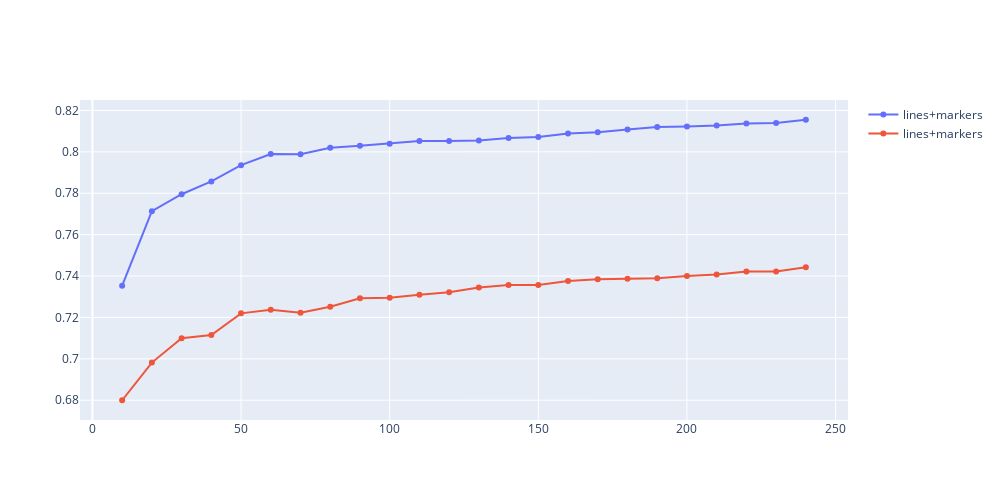

The notebook cell saved with this chart:
### Code cell
fig = go.Figure()

fig.add_trace(go.Scatter(x=results['i'], y=results['train'],
                    mode='lines+markers',
                    name='lines+markers'))

fig.add_trace(go.Scatter(x=results['i'], y=results['test'],
                    mode='lines+markers',
                    name='lines+markers'))

fig.update_layout(
    autosize=False,
    width=1000,
    height=500
)
fig.show()

### Figure 1 — Plotly figure (JSON) as saved in the notebook; plotly's stock layout.template omitted (floating-point values rounded to 4 significant figures)
{"data": [{"mode": "lines+markers", "name": "lines+markers", "type": "scatter", "x": [10, 20, 30, 40, 50, 60, 70, 80, 90, 100, 110, 120, 130, 140, 150, 160, 170, 180, 190, 200, 210, 220, 230, 240], "y": [0.7354, 0.7713, 0.7795, 0.7857, 0.7936, 0.7989, 0.7989, 0.802, 0.8029, 0.8039, 0.8052, 0.8053, 0.8054, 0.8068, 0.8072, 0.8089, 0.8095, 0.8108, 0.8121, 0.8122, 0.8127, 0.8137, 0.8139, 0.8155]}, {"mode": "lines+markers", "name": "lines+markers", "type": "scatter", "x": [10, 20, 30, 40, 50, 60, 70, 80, 90, 100, 110, 120, 130, 140, 150, 160, 170, 180, 190, 200, 210, 220, 230, 240], "y": [0.68, 0.6982, 0.71, 0.7115, 0.722, 0.7237, 0.7223, 0.7252, 0.7293, 0.7295, 0.731, 0.7322, 0.7345, 0.7357, 0.7356, 0.7376, 0.7384, 0.7386, 0.739, 0.74, 0.7408, 0.7422, 0.7421, 0.7442]}], "layout": {"autosize": false, "height": 500, "width": 1000}}
